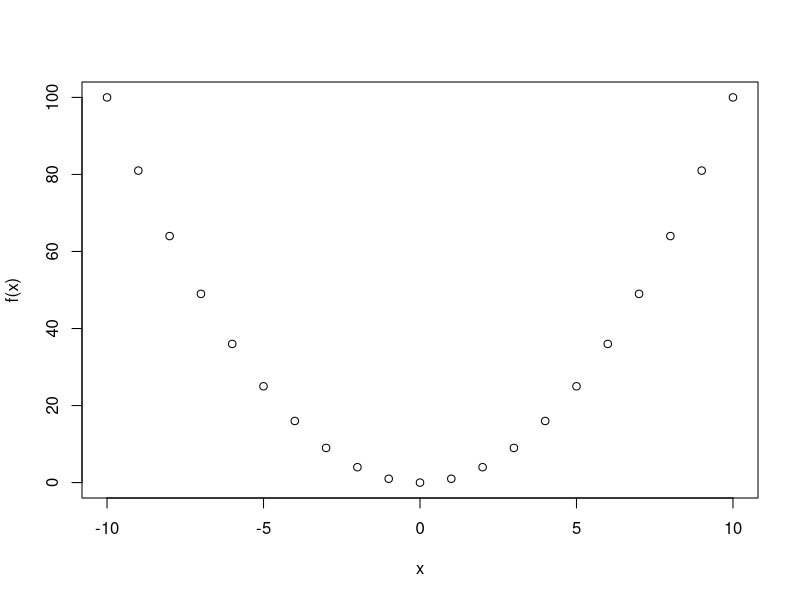

R code for this plot:
## ---- chunk 1
knitr::opts_chunk$set(echo = TRUE)
## ---- chunk 2
x <- c(1:6)
x
## ---- chunk 3

# this creates a data frame with 3 columns and 3 rows
data <- data.frame(
  Column1 = c("1", "2", "3"),
  Column2 = c("One", "Two", "Three"),
  Column3 = c("Eins", "Zwei", "Drei")
)
# this uses the knitr package to generate the table
knitr::kable(data)
## ---- chunk 4
# this defines the function
f <- function(x) {
  x^2
}

# now I generate a sequence of x values
x <- seq(-10, 10)

# this plots the function
plot(x, f(x))
## ---- chunk 5
# this command gets the session info from my system
sessionInfo()
